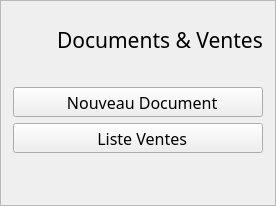
               <widget class="QFrame" name="CardDocuments">
                <property name="sizePolicy">
                 <sizepolicy hsizetype="Expanding" vsizetype="Expanding">
                  <horstretch>0</horstretch>
                  <verstretch>0</verstretch>
                 </sizepolicy>
                </property>
                <property name="maximumSize">
                 <size>
                  <width>16777215</width>
                  <height>357</height>
                 </size>
                </property>
                <property name="mouseTracking">
                 <bool>false</bool>
                </property>
                <property name="layoutDirection">
                 <enum>Qt::LeftToRight</enum>
                </property>
                <property name="frameShape">
                 <enum>QFrame::StyledPanel</enum>
                </property>
                <property name="frameShadow">
                 <enum>QFrame::Raised</enum>
                </property>
                <property name="class" stdset="0">
                 <string>card</string>
                </property>
                <layout class="QVBoxLayout" name="verticalLayout_3">
                 <property name="spacing">
                  <number>6</number>
                 </property>
                 <property name="leftMargin">
                  <number>12</number>
                 </property>
                 <property name="topMargin">
                  <number>24</number>
                 </property>
                 <property name="rightMargin">
                  <number>12</number>
                 </property>
                 <property name="bottomMargin">
                  <number>12</number>
                 </property>
                 <item>
                  <layout class="QHBoxLayout" name="horizontalLayout_8">
                   <item>
                    <spacer name="horizontalSpacer_9">
                     <property name="orientation">
                      <enum>Qt::Horizontal</enum>
                     </property>
                     <property name="sizeType">
                      <enum>QSizePolicy::Fixed</enum>
                     </property>
                     <property name="sizeHint" stdset="0">
                      <size>
                       <width>10</width>
                       <height>20</height>
                      </size>
                     </property>
                    </spacer>
                   </item>
                   <item>
                    <widget class="QLabel" name="IconDocuments">
                     <property name="sizePolicy">
                      <sizepolicy hsizetype="Preferred" vsizetype="Preferred">
                       <horstretch>0</horstretch>
                       <verstretch>0</verstretch>
                      </sizepolicy>
                     </property>
                     <property name="minimumSize">
                      <size>
                       <width>28</width>
                       <height>28</height>
                      </size>
                     </property>
                     <property name="maximumSize">
                      <size>
                       <width>28</width>
                       <height>28</height>
                      </size>
                     </property>
                     <property name="styleSheet">
                      <string notr="true">#IconDocuments {
	image: url(:/icons/icons/documents.svg);
	border: none;
}</string>
                     </property>
                     <property name="text">
                      <string/>
                     </property>
                    </widget>
                   </item>
                   <item>
                    <widget class="QLabel" name="label_5">
                     <property name="maximumSize">
                      <size>
                       <width>16777215</width>
                       <height>54</height>
                      </size>
                     </property>
                     <property name="font">
                      <font>
                       <family>Inter 18pt SemiBold</family>
                       <pointsize>16</pointsize>
                      </font>
                     </property>
                     <property name="styleSheet">
                      <string notr="true">QLabel {border: none;}</string>
                     </property>
                     <property name="text">
                      <string>Documents &amp; Ventes</string>
                     </property>
                    </widget>
                   </item>
                  </layout>
                 </item>
                 <item>
                  <layout class="QHBoxLayout" name="horizontalLayout_5">
                   <property name="spacing">
                    <number>0</number>
                   </property>
                   <property name="leftMargin">
                    <number>0</number>
                   </property>
                   <property name="rightMargin">
                    <number>0</number>
                   </property>
                   <property name="bottomMargin">
                    <number>0</number>
                   </property>
                   <item>
                    <spacer name="horizontalSpacer_5">
                     <property name="orientation">
                      <enum>Qt::Horizontal</enum>
                     </property>
                     <property name="sizeType">
                      <enum>QSizePolicy::Fixed</enum>
                     </property>
                     <property name="sizeHint" stdset="0">
                      <size>
                       <width>10</width>
                       <height>20</height>
                      </size>
                     </property>
                    </spacer>
                   </item>
                   <item>
                    <widget class="QLabel" name="SeparatorLine_2">
                     <property name="sizePolicy">
                      <sizepolicy hsizetype="Expanding" vsizetype="Preferred">
                       <horstretch>0</horstretch>
                       <verstretch>0</verstretch>
                      </sizepolicy>
                     </property>
                     <property name="maximumSize">
                      <size>
                       <width>16777215</width>
                       <height>1</height>
                      </size>
                     </property>
                     <property name="text">
                      <string/>
                     </property>
                     <property name="class" stdset="0">
                      <string>separator</string>
                     </property>
                    </widget>
                   </item>
                   <item>
                    <spacer name="horizontalSpacer_6">
                     <property name="orientation">
                      <enum>Qt::Horizontal</enum>
                     </property>
                     <property name="sizeType">
                      <enum>QSizePolicy::Fixed</enum>
                     </property>
                     <property name="sizeHint" stdset="0">
                      <size>
                       <width>10</width>
                       <height>20</height>
                      </size>
                     </property>
                    </spacer>
                   </item>
                  </layout>
                 </item>
                 <item>
                  <widget class="QToolButton" name="NouveauDocButton">
                   <property name="sizePolicy">
                    <sizepolicy hsizetype="Expanding" vsizetype="Expanding">
                     <horstretch>0</horstretch>
                     <verstretch>0</verstretch>
                    </sizepolicy>
                   </property>
                   <property name="minimumSize">
                    <size>
                     <width>0</width>
                     <height>0</height>
                    </size>
                   </property>
                   <property name="maximumSize">
                    <size>
                     <width>16777215</width>
                     <height>100</height>
                    </size>
                   </property>
                   <property name="font">
                    <font>
                     <family>Inter 18pt SemiBold</family>
                     <pointsize>12</pointsize>
                    </font>
                   </property>
                   <property name="accessibleDescription">
                    <string/>
                   </property>
                   <property name="text">
                    <string>  Nouveau Document</string>
                   </property>
                   <property name="icon">
                    <iconset resource="../../resources/resources.qrc">
                     <normaloff>:/icons/icons/fiche_client.svg</normaloff>:/icons/icons/fiche_client.svg</iconset>
                   </property>
                   <property name="iconSize">
                    <size>
                     <width>30</width>
                     <height>40</height>
                    </size>
                   </property>
                   <property name="toolButtonStyle">
                    <enum>Qt::ToolButtonTextUnderIcon</enum>
                   </property>
                   <property name="class" stdset="0">
                    <string>card-button</string>
                   </property>
                  </widget>
                 </item>
                 <item>
                  <widget class="QToolButton" name="ListeVentesButton">
                   <property name="sizePolicy">
                    <sizepolicy hsizetype="Expanding" vsizetype="Expanding">
                     <horstretch>0</horstretch>
                     <verstretch>0</verstretch>
                    </sizepolicy>
                   </property>
                   <property name="minimumSize">
                    <size>
                     <width>0</width>
                     <height>0</height>
                    </size>
                   </property>
                   <property name="maximumSize">
                    <size>
                     <width>16777215</width>
                     <height>100</height>
                    </size>
                   </property>
                   <property name="font">
                    <font>
                     <family>Inter 18pt SemiBold</family>
                     <pointsize>12</pointsize>
                    </font>
                   </property>
                   <property name="text">
                    <string>  Liste Ventes</string>
                   </property>
                   <property name="icon">
                    <iconset resource="../../resources/resources.qrc">
                     <normaloff>:/icons/icons/liste-ventes.svg</normaloff>:/icons/icons/liste-ventes.svg</iconset>
                   </property>
                   <property name="iconSize">
                    <size>
                     <width>30</width>
                     <height>40</height>
                    </size>
                   </property>
                   <property name="toolButtonStyle">
                    <enum>Qt::ToolButtonTextUnderIcon</enum>
                   </property>
                   <property name="class" stdset="0">
                    <string>card-button</string>
                   </property>
                  </widget>
                 </item>
                 <item>
                  <spacer name="verticalSpacer_5">
                   <property name="orientation">
                    <enum>Qt::Vertical</enum>
                   </property>
                   <property name="sizeHint" stdset="0">
                    <size>
                     <width>20</width>
                     <height>40</height>
                    </size>
                   </property>
                  </spacer>
                 </item>
                </layout>
               </widget>
